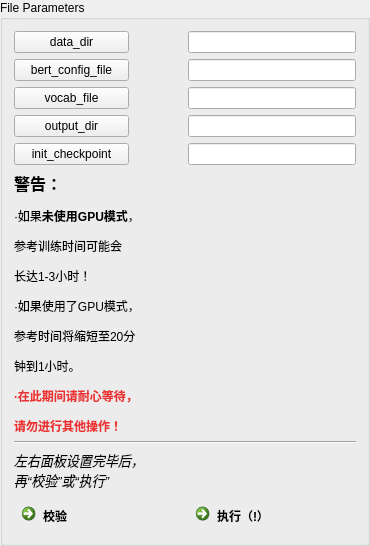
            <widget class="QGroupBox" name="groupBox_9">
             <property name="sizePolicy">
              <sizepolicy hsizetype="Expanding" vsizetype="Expanding">
               <horstretch>15</horstretch>
               <verstretch>0</verstretch>
              </sizepolicy>
             </property>
             <property name="minimumSize">
              <size>
               <width>115</width>
               <height>0</height>
              </size>
             </property>
             <property name="layoutDirection">
              <enum>Qt::LeftToRight</enum>
             </property>
             <property name="title">
              <string>File Parameters</string>
             </property>
             <layout class="QFormLayout" name="formLayout_3">
              <item row="0" column="0">
               <widget class="QPushButton" name="pushButton_4">
                <property name="sizePolicy">
                 <sizepolicy hsizetype="Minimum" vsizetype="Minimum">
                  <horstretch>0</horstretch>
                  <verstretch>0</verstretch>
                 </sizepolicy>
                </property>
                <property name="minimumSize">
                 <size>
                  <width>115</width>
                  <height>20</height>
                 </size>
                </property>
                <property name="layoutDirection">
                 <enum>Qt::LeftToRight</enum>
                </property>
                <property name="text">
                 <string>data_dir</string>
                </property>
               </widget>
              </item>
              <item row="0" column="1">
               <widget class="QLineEdit" name="lineEdit_4">
                <property name="sizePolicy">
                 <sizepolicy hsizetype="Expanding" vsizetype="Minimum">
                  <horstretch>0</horstretch>
                  <verstretch>0</verstretch>
                 </sizepolicy>
                </property>
               </widget>
              </item>
              <item row="1" column="0">
               <widget class="QPushButton" name="pushButton_5">
                <property name="sizePolicy">
                 <sizepolicy hsizetype="Minimum" vsizetype="Minimum">
                  <horstretch>0</horstretch>
                  <verstretch>0</verstretch>
                 </sizepolicy>
                </property>
                <property name="minimumSize">
                 <size>
                  <width>115</width>
                  <height>20</height>
                 </size>
                </property>
                <property name="layoutDirection">
                 <enum>Qt::LeftToRight</enum>
                </property>
                <property name="text">
                 <string>bert_config_file</string>
                </property>
               </widget>
              </item>
              <item row="1" column="1">
               <widget class="QLineEdit" name="lineEdit_5">
                <property name="sizePolicy">
                 <sizepolicy hsizetype="Expanding" vsizetype="Minimum">
                  <horstretch>0</horstretch>
                  <verstretch>0</verstretch>
                 </sizepolicy>
                </property>
               </widget>
              </item>
              <item row="2" column="0">
               <widget class="QPushButton" name="pushButton_7">
                <property name="sizePolicy">
                 <sizepolicy hsizetype="Minimum" vsizetype="Minimum">
                  <horstretch>0</horstretch>
                  <verstretch>0</verstretch>
                 </sizepolicy>
                </property>
                <property name="minimumSize">
                 <size>
                  <width>115</width>
                  <height>20</height>
                 </size>
                </property>
                <property name="layoutDirection">
                 <enum>Qt::LeftToRight</enum>
                </property>
                <property name="text">
                 <string>vocab_file</string>
                </property>
               </widget>
              </item>
              <item row="2" column="1">
               <widget class="QLineEdit" name="lineEdit_7">
                <property name="sizePolicy">
                 <sizepolicy hsizetype="Expanding" vsizetype="Minimum">
                  <horstretch>0</horstretch>
                  <verstretch>0</verstretch>
                 </sizepolicy>
                </property>
               </widget>
              </item>
              <item row="3" column="0">
               <widget class="QPushButton" name="pushButton_6">
                <property name="sizePolicy">
                 <sizepolicy hsizetype="Minimum" vsizetype="Minimum">
                  <horstretch>0</horstretch>
                  <verstretch>0</verstretch>
                 </sizepolicy>
                </property>
                <property name="minimumSize">
                 <size>
                  <width>115</width>
                  <height>20</height>
                 </size>
                </property>
                <property name="layoutDirection">
                 <enum>Qt::LeftToRight</enum>
                </property>
                <property name="text">
                 <string>output_dir</string>
                </property>
               </widget>
              </item>
              <item row="3" column="1">
               <widget class="QLineEdit" name="lineEdit_6">
                <property name="sizePolicy">
                 <sizepolicy hsizetype="Expanding" vsizetype="Minimum">
                  <horstretch>0</horstretch>
                  <verstretch>0</verstretch>
                 </sizepolicy>
                </property>
               </widget>
              </item>
              <item row="4" column="0">
               <widget class="QPushButton" name="pushButton_8">
                <property name="sizePolicy">
                 <sizepolicy hsizetype="Minimum" vsizetype="Minimum">
                  <horstretch>0</horstretch>
                  <verstretch>0</verstretch>
                 </sizepolicy>
                </property>
                <property name="minimumSize">
                 <size>
                  <width>115</width>
                  <height>20</height>
                 </size>
                </property>
                <property name="layoutDirection">
                 <enum>Qt::LeftToRight</enum>
                </property>
                <property name="text">
                 <string>init_checkpoint</string>
                </property>
               </widget>
              </item>
              <item row="4" column="1">
               <widget class="QLineEdit" name="lineEdit_8">
                <property name="sizePolicy">
                 <sizepolicy hsizetype="Expanding" vsizetype="Minimum">
                  <horstretch>0</horstretch>
                  <verstretch>0</verstretch>
                 </sizepolicy>
                </property>
               </widget>
              </item>
              <item row="5" column="0">
               <widget class="QLabel" name="label_8">
                <property name="text">
                 <string>&lt;html&gt;&lt;head/&gt;&lt;body&gt;&lt;p&gt;&lt;span style=&quot; font-size:12pt; font-weight:600;&quot;&gt;警告：&lt;/span&gt;&lt;/p&gt;&lt;p&gt;·如果&lt;span style=&quot; font-weight:600;&quot;&gt;未使用GPU模式&lt;/span&gt;，&lt;/p&gt;&lt;p&gt;参考训练时间可能会&lt;/p&gt;&lt;p&gt;长达1-3小时！&lt;/p&gt;&lt;p&gt;·如果使用了GPU模式，&lt;/p&gt;&lt;p&gt;参考时间将缩短至20分&lt;/p&gt;&lt;p&gt;钟到1小时。&lt;/p&gt;&lt;p&gt;&lt;span style=&quot; font-weight:600; color:#eb3233;&quot;&gt;·在此期间请耐心等待，&lt;/span&gt;&lt;/p&gt;&lt;p&gt;&lt;span style=&quot; font-weight:600; color:#eb3233;&quot;&gt;请勿进行其他操作！&lt;/span&gt;&lt;/p&gt;&lt;/body&gt;&lt;/html&gt;</string>
                </property>
                <property name="textFormat">
                 <enum>Qt::RichText</enum>
                </property>
               </widget>
              </item>
              <item row="5" column="1">
               <spacer name="verticalSpacer_2">
                <property name="orientation">
                 <enum>Qt::Vertical</enum>
                </property>
                <property name="sizeHint" stdset="0">
                 <size>
                  <width>20</width>
                  <height>200</height>
                 </size>
                </property>
               </spacer>
              </item>
              <item row="8" column="0">
               <widget class="QCommandLinkButton" name="commandLinkButton_4">
                <property name="text">
                 <string>校验</string>
                </property>
               </widget>
              </item>
              <item row="8" column="1">
               <widget class="QCommandLinkButton" name="commandLinkButton_5">
                <property name="minimumSize">
                 <size>
                  <width>0</width>
                  <height>0</height>
                 </size>
                </property>
                <property name="text">
                 <string>执行（!）</string>
                </property>
               </widget>
              </item>
              <item row="7" column="0">
               <widget class="QLabel" name="label_9">
                <property name="text">
                 <string>&lt;!DOCTYPE HTML PUBLIC &quot;-//W3C//DTD HTML 4.0//EN&quot; &quot;http://www.w3.org/TR/REC-html40/strict.dtd&quot;&gt;
&lt;html&gt;&lt;head&gt;&lt;meta name=&quot;qrichtext&quot; content=&quot;1&quot; /&gt;&lt;style type=&quot;text/css&quot;&gt;
p, li { white-space: pre-wrap; }
&lt;/style&gt;&lt;/head&gt;&lt;body style=&quot; font-family:'SimSun'; font-size:9pt; font-weight:400; font-style:normal;&quot;&gt;
&lt;p style=&quot; margin-top:0px; margin-bottom:0px; margin-left:0px; margin-right:0px; -qt-block-indent:0; text-indent:0px;&quot;&gt;&lt;span style=&quot; font-size:10pt; font-style:italic;&quot;&gt;左右面板设置完毕后，&lt;/span&gt;&lt;/p&gt;
&lt;p style=&quot; margin-top:0px; margin-bottom:0px; margin-left:0px; margin-right:0px; -qt-block-indent:0; text-indent:0px;&quot;&gt;&lt;span style=&quot; font-size:10pt; font-style:italic;&quot;&gt;再“校验”或“执行”&lt;/span&gt;&lt;/p&gt;&lt;/body&gt;&lt;/html&gt;</string>
                </property>
                <property name="textFormat">
                 <enum>Qt::RichText</enum>
                </property>
               </widget>
              </item>
              <item row="6" column="0" colspan="2">
               <widget class="Line" name="line_5">
                <property name="minimumSize">
                 <size>
                  <width>115</width>
                  <height>0</height>
                 </size>
                </property>
                <property name="orientation">
                 <enum>Qt::Horizontal</enum>
                </property>
               </widget>
              </item>
             </layout>
            </widget>
